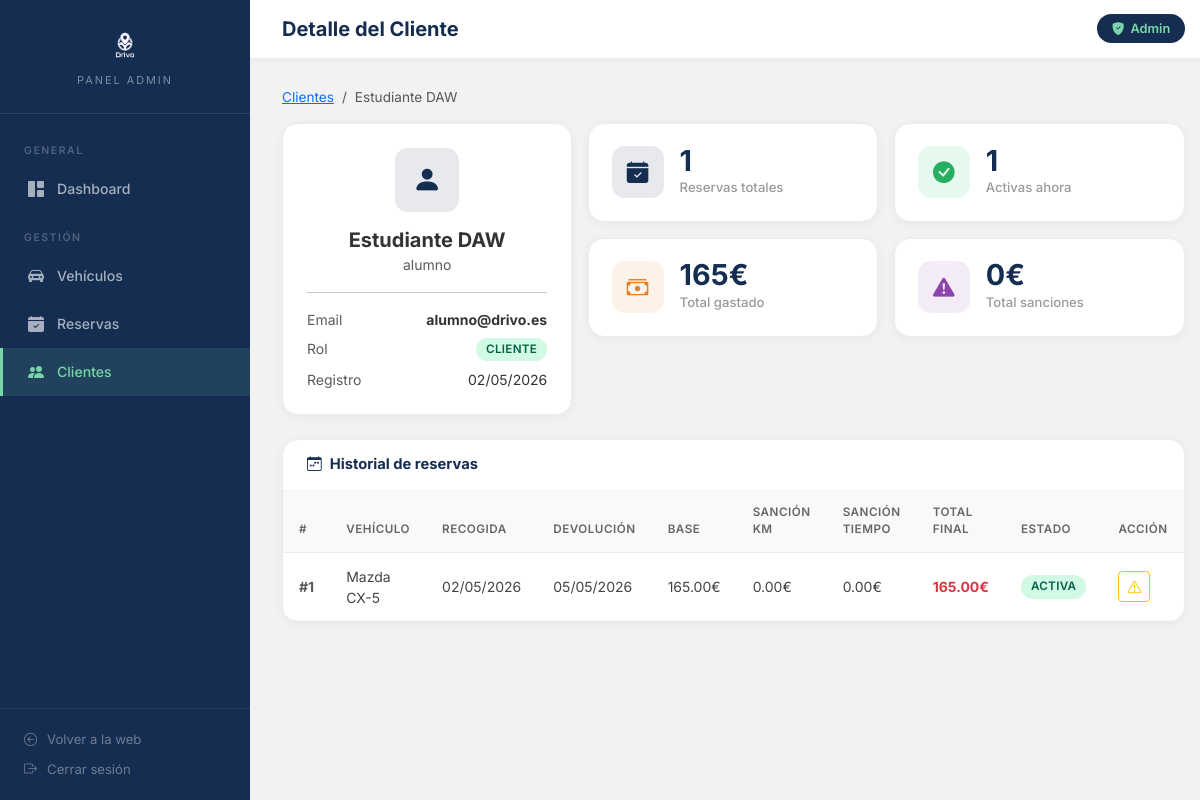
The app's page /Controller/admin/cliente_detalle.php?id=2 (signed in), older data.
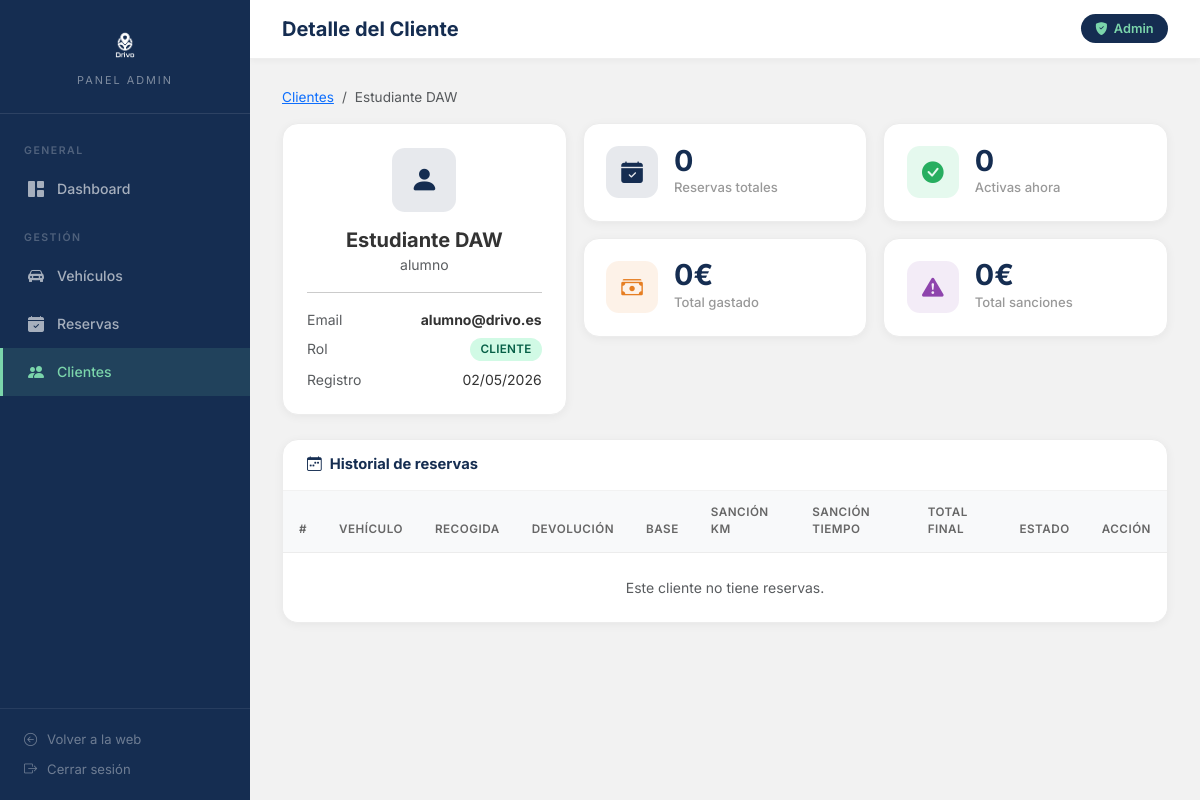
The same page, newer data.
### tables this page shows
CREATE TABLE IF NOT EXISTS `reservas` (
  `id` int(11) NOT NULL AUTO_INCREMENT,
  `id_vehiculo` int(11) NOT NULL,
  `id_cliente` int(11) NOT NULL,
  `fecha_reserva` timestamp NOT NULL DEFAULT current_timestamp(),
  `fecha_inicio` date NOT NULL,
  `fecha_fin` date NOT NULL,
  `sancion_km` decimal(8,2) NOT NULL DEFAULT 0.00,
  `sancion_tiempo` decimal(8,2) NOT NULL DEFAULT 0.00,
  `precio_total` decimal(10,2) NOT NULL,
  `estado` enum('Pendiente','Activa','Finalizada','Cancelada') NOT NULL DEFAULT 'Pendiente',
  PRIMARY KEY (`id`),
  KEY `idx_vehiculo` (`id_vehiculo`),
  KEY `idx_cliente` (`id_cliente`),
  CONSTRAINT `fk_reserva_cliente` FOREIGN KEY (`id_cliente`) REFERENCES `clientes` (`id`) ON UPDATE CASCADE,
  CONSTRAINT `fk_reserva_vehiculo` FOREIGN KEY (`id_vehiculo`) REFERENCES `flota` (`id`) ON UPDATE CASCADE
);

CREATE TABLE IF NOT EXISTS `flota` (
  `id` int(11) NOT NULL AUTO_INCREMENT,
  `matricula` varchar(15) NOT NULL,
  `marca` varchar(50) NOT NULL,
  `modelo` varchar(50) NOT NULL,
  `motor` varchar(100) NOT NULL,
  `cambios` varchar(50) NOT NULL,
  `traccion` varchar(50) NOT NULL,
  `llantas` int(2) NOT NULL DEFAULT 17,
  `anio` int(4) NOT NULL,
  `precio_dia` decimal(8,2) NOT NULL DEFAULT 0.00,
  `imagen` varchar(255) DEFAULT 'default.jpg',
  `disponible` tinyint(1) NOT NULL DEFAULT 1,
  `oferta` tinyint(1) NOT NULL DEFAULT 0,
  PRIMARY KEY (`id`),
  UNIQUE KEY `matricula` (`matricula`)
);

### Controller/admin/cliente_detalle.php (called while the page is built, shortened)
<?php
require_once '../../Model/Reserva.php';
$id_cliente = filter_input(INPUT_GET, 'id', FILTER_VALIDATE_INT);
$reservas = Reserva::getReservasByCliente($id_cliente);
include '../../View/admin/cliente_detalle_view.php';

### Model/Reserva.php (called while the page is built, shortened)
<?php
require_once 'Vehiculo.php';
class Reserva {
    private $id;
    private $id_vehiculo;
    private $fecha_inicio;
    private $fecha_fin;
    private $sancion_km;
    private $sancion_tiempo;
    private $precio_total;
    private $estado;
    private $vehiculoAsociado;
    public function __construct($id_vehiculo, $id_cliente, $fecha_inicio, $fecha_fin, $precio_total, $estado = 'Pendiente', $sancion_km = 0, $sancion_tiempo = 0, $fecha_reserva = null, $id = null) {
        $this->id = $id;
        $this->id_vehiculo = $id_vehiculo;
        $this->fecha_inicio = $fecha_inicio;
        $this->fecha_fin = $fecha_fin;
        $this->sancion_km = $sancion_km;
        $this->sancion_tiempo = $sancion_tiempo;
        $this->precio_total = $precio_total;
        $this->estado = $estado;
    }
    public function getId() { return $this->id; }
    public function getFechaInicio() { return $this->fecha_inicio; }
    public function getFechaFin() { return $this->fecha_fin; }
    public function getSancionKm() { return $this->sancion_km; }
    public function getSancionTiempo() { return $this->sancion_tiempo; }
    public function getPrecioTotal() { return $this->precio_total; }
    public function getEstado() { return $this->estado; }
    public function getVehiculo() {
        if ($this->vehiculoAsociado == null) {
            $this->vehiculoAsociado = Vehiculo::getById($this->id_vehiculo);
        }
        return $this->vehiculoAsociado;
    }
    public static function getReservasByCliente($id_cliente) {
        $conexion = DrivoDB::connectDB();
        $consulta = "SELECT * FROM reservas WHERE id_cliente = :id_cliente ORDER BY fecha_inicio ASC";
        $stmt = $conexion->prepare($consulta);
        $stmt->bindParam(':id_cliente', $id_cliente);
        $stmt->execute();
        $reservas = [];
        while ($registro = $stmt->fetch(PDO::FETCH_OBJ)) {
            $reservas[] = new Reserva(
                $registro->id_vehiculo, $registro->id_cliente, $registro->fecha_inicio,
                $registro->fecha_fin, $registro->precio_total, $registro->estado,
                $registro->sancion_km, $registro->sancion_tiempo, $registro->fecha_reserva, $registro->id
            );
        }
        return $reservas;
    }
}
?>

### Model/Vehiculo.php (called while the page is built, shortened)
<?php
class Vehiculo {
    private $marca;
    private $modelo;
    public function __construct($matricula = "", $marca = "", $modelo = "", $motor = "", $cambios = "", $traccion = "", $llantas = 17, $anio = 0, $precio_dia = 0.0, $imagen = "default.jpg", $disponible = 1, $oferta = 0, $id = null) {
        $this->marca = $marca;
        $this->modelo = $modelo;
    }
    public function getNombreCompleto() {
        return $this->marca . ' ' . $this->modelo;
    }
    public static function getById($id) {
        $conexion = DrivoDB::connectDB();
        $consulta = "SELECT * FROM flota WHERE id = :id";
        $stmt = $conexion->prepare($consulta);
        $stmt->bindParam(':id', $id);
        $stmt->execute();
        $registro = $stmt->fetch(PDO::FETCH_OBJ);
        if ($registro) {
            return new Vehiculo(
                $registro->matricula, $registro->marca, $registro->modelo,
                $registro->motor, $registro->cambios, $registro->traccion,
                $registro->llantas, $registro->anio, $registro->precio_dia,
                $registro->imagen, $registro->disponible, $registro->oferta, $registro->id
            );
        }
        return null;
    }
}
?>

### View/admin/cliente_detalle_view.php (the view, shortened to what the changed rows need)
<?php
include 'layout_top.php';
?>
<div class="row g-3 mb-4">
    <div class="col-md-8">
        <div class="row g-3">
            <?php
            $totalReservas  = count($reservas);
            $reservasActivas = array_filter($reservas, fn($r) => $r->getEstado() === 'Activa');
            $totalSanciones  = array_sum(array_map(fn($r) => $r->getSancionKm() + $r->getSancionTiempo(), $reservas));
            $totalGastado    = array_sum(array_map(fn($r) => $r->getPrecioTotal(), $reservas));
            ?>
            <div class="col-6">
                <div class="stat-card">
                    <div><div class="stat-value"><?= $totalReservas ?></div><div class="stat-label">Reservas totales</div></div>
                </div>
            </div>
            <div class="col-6">
                <div class="stat-card">
                    <div><div class="stat-value"><?= count($reservasActivas) ?></div><div class="stat-label">Activas ahora</div></div>
                </div>
            </div>
            <div class="col-6">
                <div class="stat-card">
                    <div><div class="stat-value"><?= number_format($totalGastado, 0) ?>€</div><div class="stat-label">Total gastado</div></div>
                </div>
            </div>
            <div class="col-6">
                <div class="stat-card">
                    <div><div class="stat-value"><?= number_format($totalSanciones, 0) ?>€</div><div class="stat-label">Total sanciones</div></div>
                </div>
            </div>
        </div>
    </div>
</div>
<div class="admin-table-card">
    <div class="table-responsive">
        <table class="table table-hover">
            <thead>
                <tr>
                    <th>#</th>
                    <th>Vehículo</th>
                    <th>Recogida</th>
                    <th>Devolución</th>
                    <th>Base</th>
                    <th>Sanción km</th>
                    <th>Sanción tiempo</th>
                    <th>Total final</th>
                    <th>Estado</th>
                    <th>Acción</th>
                </tr>
            </thead>
            <tbody>
                <?php if (empty($reservas)): ?>
                    <tr><td colspan="10" class="text-center text-muted py-4">Este cliente no tiene reservas.</td></tr>
                <?php else: ?>
                    <?php foreach ($reservas as $r): ?>
                        <?php $v = $r->getVehiculo(); ?>
                        <tr>
                            <td class="text-muted fw-bold">#<?= $r->getId() ?></td>
                            <td><?= $v ? htmlspecialchars($v->getNombreCompleto()) : 'N/A' ?></td>
                            <td><?= date('d/m/Y', strtotime($r->getFechaInicio())) ?></td>
                            <td><?= date('d/m/Y', strtotime($r->getFechaFin())) ?></td>
                            <td><?= $r->getPrecioTotal() ?>€</td>
                            <td><?= number_format($r->getSancionKm(), 2) ?>€</td>
                            <td><?= number_format($r->getSancionTiempo(), 2) ?>€</td>
                            <td class="fw-bold text-danger">
                                <?= number_format($r->getPrecioTotal() + $r->getSancionKm() + $r->getSancionTiempo(), 2) ?>€
                            </td>
                            <td>
                                <span class="estado-badge badge-<?= strtolower($r->getEstado()) ?>"><?= $r->getEstado() ?></span>
                            </td>
                            <td>
                                <button class="btn btn-sm btn-outline-warning"
                                        data-bs-toggle="collapse"
                                        data-bs-target="#sancion-<?= $r->getId() ?>">
                                    <i class="bi bi-exclamation-triangle"></i>
                                </button>
                            </td>
                        </tr>
                    <?php endforeach; ?>
                <?php endif; ?>
            </tbody>
        </table>
    </div>
</div>
<?php include 'layout_bottom.php'; ?>

Row changes from the older to the newer data that the page shows:
removed reservas: estado "1", precio_total "165", totalSanciones "0", id "1", id_vehiculo.modelo "Mazda CX-5", fecha_inicio "02/05/2026", fecha_fin "05/05/2026", precio_total "165.00", sancion_km "0.00", sancion_tiempo "0.00", estado "ACTIVA"
Text that changed along with them:
$totalReservas: "1" → "0"
count($reservasActivas): (not shown) → "0"
$totalGastado: (not shown) → "0"
$totalSanciones: (not shown) → "0"
text now shown: "Este cliente no tiene reservas."
